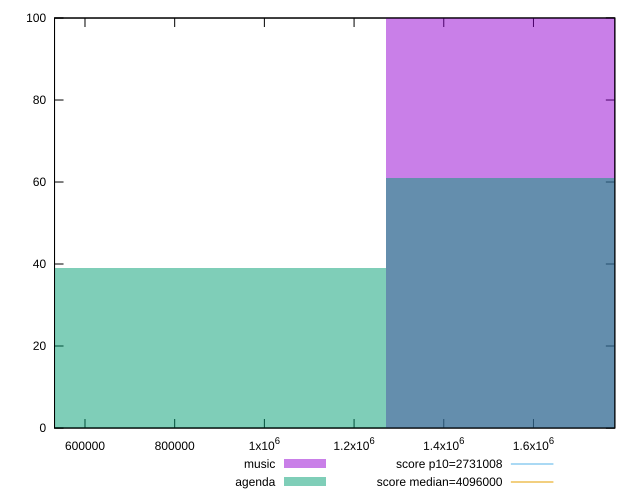

The gnuplot source for this figure:
reset

$music <<EOF
1694023.921555405 100
EOF

$agenda <<EOF
1694023.921555405 61
847011.9607777025 39
EOF

set key outside below
set boxwidth 847011.9607777025
set xrange [532092:1781416]
set yrange [0:100]
set trange [0:100]
set style fill transparent solid 0.5 noborder

set parametric
set terminal svg size 640, 500 enhanced background rgb 'white'
set output "reports/report_00027_2021-02-24T12-40-31.850Z/total-byte-weight/comparison/histogram/0_vs_1.svg"

plot $music title "music" with boxes, \
     $agenda title "agenda" with boxes, \
     2731008,t title "score p10=2731008", \
     4096000,t title "score median=4096000"

reset
